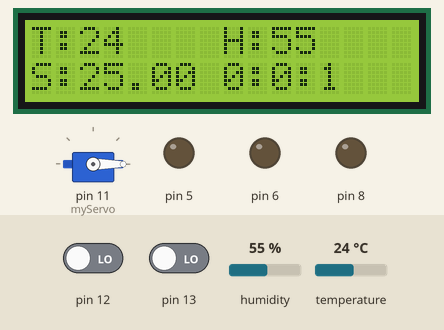
Recording of a sketch running on a simulated Arduino Uno, built with avr-gcc and run on an emulated ATmega328P. Shown: servo, 16×2 character LCD, output pins drawn as LEDs (lit = HIGH). Inputs (shaded band) come from the test bench; at power-on: temperature 24 °C, humidity 55 %, pin 12 LOW, pin 13 LOW.

Above: at 1.2 s.
1.3 s: temperature set to 22 °C
At 3.8 s:
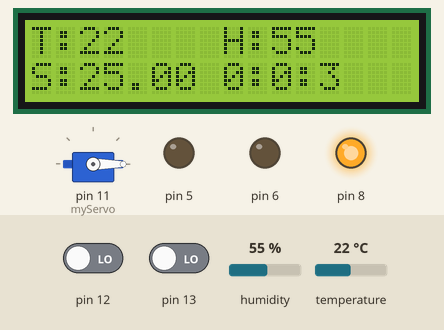
6.7 s: temperature set to 28 °C
At 9.9 s:
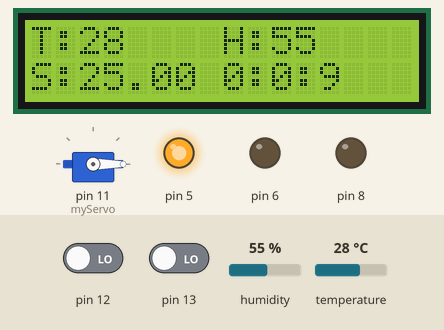
12.8 s: humidity set to 22 %
At 15.4 s:
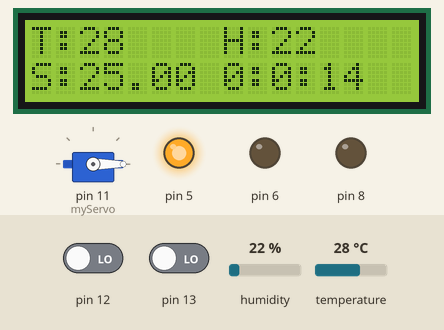
17.1 s: humidity set to 40 %
At 20.3 s:
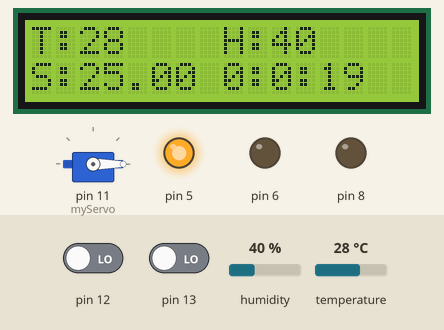
Timing chart, 0 to 21.8 s (numbered marks = the images above; inputs shaded):
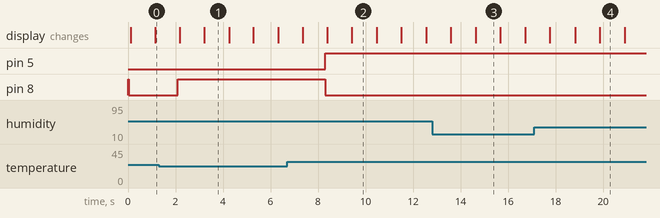

The sketch:

____mark3.ino
```cpp
#include <DHT.h>
#define DHTPIN A0
#define DHTTYPE DHT11
DHT dht(DHTPIN, DHTTYPE);

#include <Servo.h>
Servo myServo;


//버튼 부분.

int state_down = 0; //상태를 나타내는 수

int state_up = 0;

int c =0;


boolean status = false;


//lcd부분

#include<Wire.h>
#include<LiquidCrystal_I2C.h>

LiquidCrystal_I2C lcd(0x27,16,2);

float o = 25; //초기 온도값- 전역변수로 맞춰줌. //실제 온도는 측정온도보단 온도계로 재봐야 함.


//시간 관리부
unsigned long timeVal=0; //이전 시간
unsigned long millisTime = millis()/1000;
int d1 ;
int d2 ;
int d3 ;


void setup() {
  Serial.begin(9600);//시리얼 프린트 시작
  pinMode(8,OUTPUT); //릴레이 제어를 위한 핀
  pinMode(5,OUTPUT); //쿨러 회전을 위한 핀
  pinMode(6,OUTPUT); //쿨러 회전을 위한 핀
  pinMode(A0,INPUT); //온도 센서를 연결하는 핀

  //버튼
  pinMode(12, INPUT); //온도 down 버튼
  pinMode(13, INPUT); //온도 up 버튼

  //서브 모터
  myServo.attach(11);
  myServo.write(0);


  digitalWrite(8,1); //초기에 온도가 너무 낳으면 status가  true값이 되지 않아서 작동을 안함.

}

void loop() {

  //1초

if(millis()-timeVal>=1000){
   d1++;
   timeVal=millis();
  }
  if(d1==60){ //초
    d1=0;
    d2++;
  }
  if(d2==60){ //분
    d2=0;
    d3++;
  }
  if(d3 == 3){ //시 //나는 전란을 위해 3시간 단위로 구동하도록 만듬.
    d1 =0;
    d2 =0;
    d3 =0;
    timeVal = 0; //오버플로우방지


    //외부에 모터를 달고 전란을 할 수 있는 구조로 만든다면 이렇게 자동으로 굴릴 수 도 있음. 대신 모터의 힘이 강해야 함.
// if(myServo.read()==0){
//       for(int i =0; i<=180; i++){
//         if(millis()-timeVal>=50){ //천천히 회전시키기 위해 50으로 함. 숫자를 늘리면 더 천천히 돌릴 수 있음.
//         myServo.write(i);
//         }
//       }
//     }
//     else if(myServo.read()==180){
//       for(int i =180; i>=0; i--){
//         if(millis()-timeVal>=50){
//         myServo.write(i);
//         }
//       }
//     }
//모터부분을 부화기에 만들지 안더라도 시간을 재는 부분은 유용함.
  }


float  t = dht.readTemperature(); //온도값을 대입
//오차를 걷어내는 것. //비교적 저렴한 온습도계의 경우 온도 오차가 심함. 실제로 17도인데 -17도, 0도로 나오는 경우도 많음.
if(t<=0){
  status = false;
} else if(t>0){
  status = true;
}

 if(t>o+1&&status==true){ //중간 단계(36~38)를 두면 굳이 차갑게 만들 필요는 없지만 여름이나 따뜻해지는 시기에는 필요할 수 도 있음.
    analogWrite(5,255); // 핀번호, 전압 5V는 255 - 8bit 출력이라그럼
    analogWrite(6,0);
    digitalWrite(8,0); // 릴레이 제어 - 중단
  } else if(t>=o-1&&t<=o+1&&status == true){ //온도 안정 범위 - +-1  //유정란 부화온도는 36~38도가 적당함.
    digitalWrite(8,0);
    analogWrite(5,0);  //모든 기기 끄기.
    analogWrite(6,0);
  }else if(t<o-1&&status == true){
    digitalWrite(8,1);
    analogWrite(5,0);
    analogWrite(6,0);
  }

  //나는 스티로폼 박스에 환기팬과 백열전구로 온도를 조절할 수 있게 했다.
  //왜냐하면 온습도측정이 정확하지 않아서 백열전구로 가열할때 쉽게 과열이 될 수 있어서 환기팬을 달았다.

  //만약 정밀한 온습도 측정체계를 만들 수 있다면 환기팬은 달지 않는것이 좋다. 그 이유는 환기팬을 달면 위와 같은 이유에서는 온도를 조절하기 쉽지만 온도가 너무 잘 빠져나가서
  //백열전구가 켜졌다, 꺼졌다하는 주기가 너무 짧아서 전력손실이 발생한다.


  int  h = dht.readHumidity();   //습도값을 대입
  // Serial.print("Temperture: ");
  // Serial.print(t);
  // Serial.print(" C ");
  // Serial.print("Humidity: ");
  // Serial.print(h);
  // Serial.println(" %");


  //버튼 작동부
  //버튼 작동부를 회로에서 만들때에는 저항을 달아주는 것이 중요하다.
  //왜냐하면 외부자기장에 의해서  버튼이 입력된것 처럼 작동할 수 있기 때문이다.

  int btState_down = digitalRead(12);

  if(btState_down == HIGH){
    if(state_down == 0){

      state_down =1 ;

    }
  }
  if(btState_down == LOW){
    if(state_down==1){
      o-=0.5;

      state_down= 0;

    }
  }


  int btState_up = digitalRead(13);
  if(btState_up == HIGH){
    if(state_up == 0){

      state_up =1 ;

    }
  }
  if(btState_up == LOW){
    if(state_up==1){
      o+=0.5;

      state_up= 0;

    }
  }


  //lcd 구현부
  lcd.init(); //초기화
  lcd.backlight();

  //온도
  lcd.setCursor(0,0);
  lcd.print("T: ");
  lcd.setCursor(2,0);
  lcd.print((int)t);

  //습도
  lcd.setCursor(7,0);
  lcd.print(" H: ");
  lcd.setCursor(10,0);
  lcd.print(h);

  //설정온도
  lcd.setCursor(0,1);
  lcd.print("S: ");
  lcd.setCursor(2,1);
  lcd.print(o);

// 측정된 시간
  lcd.setCursor(8,1);
  lcd.print(d3);
  lcd.print(":");
  lcd.print(d2);
  lcd.print(":");
  lcd.print(d1);

}

//더 개발하면 시중에서 파는 부화기보다 더 편리한 부화기를 만들 수 있다.
//입란만 시키면 21일차까지 알아서 부화를 시켜주는 것도  가능하다.
//하지만 부화기를 만드는 것보다 더 중요한 것은 조류와 부화에 대해 학습하고 그 특성을 고려하여 만드는 것이다.
//이 과정에서는 여러번의 시행착오가 발생할 수 있다. 두려워하지 말고 도전해야한다.
```

Measured:
- the behaviour switches between 24 and 23 °C on temperature (found by bisection; images 0 and 1)
- after the input at 1.3 s, pin 8: LOW → HIGH after 0.79 s
- after the input at 6.7 s, pin 5: LOW → HIGH after 1.6 s; pin 8: HIGH → LOW after 1.6 s
- what the display in image 1 shows lasts 1.1 s, from 3.2 s to 4.3 s
